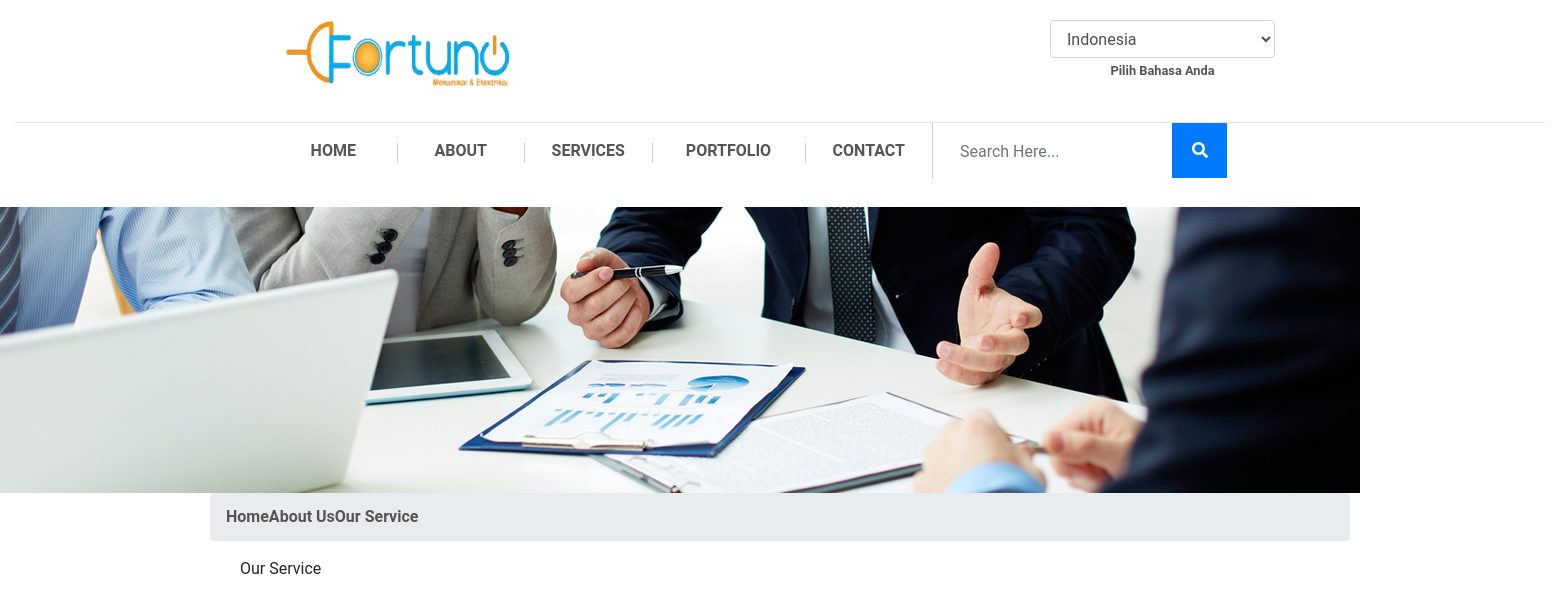
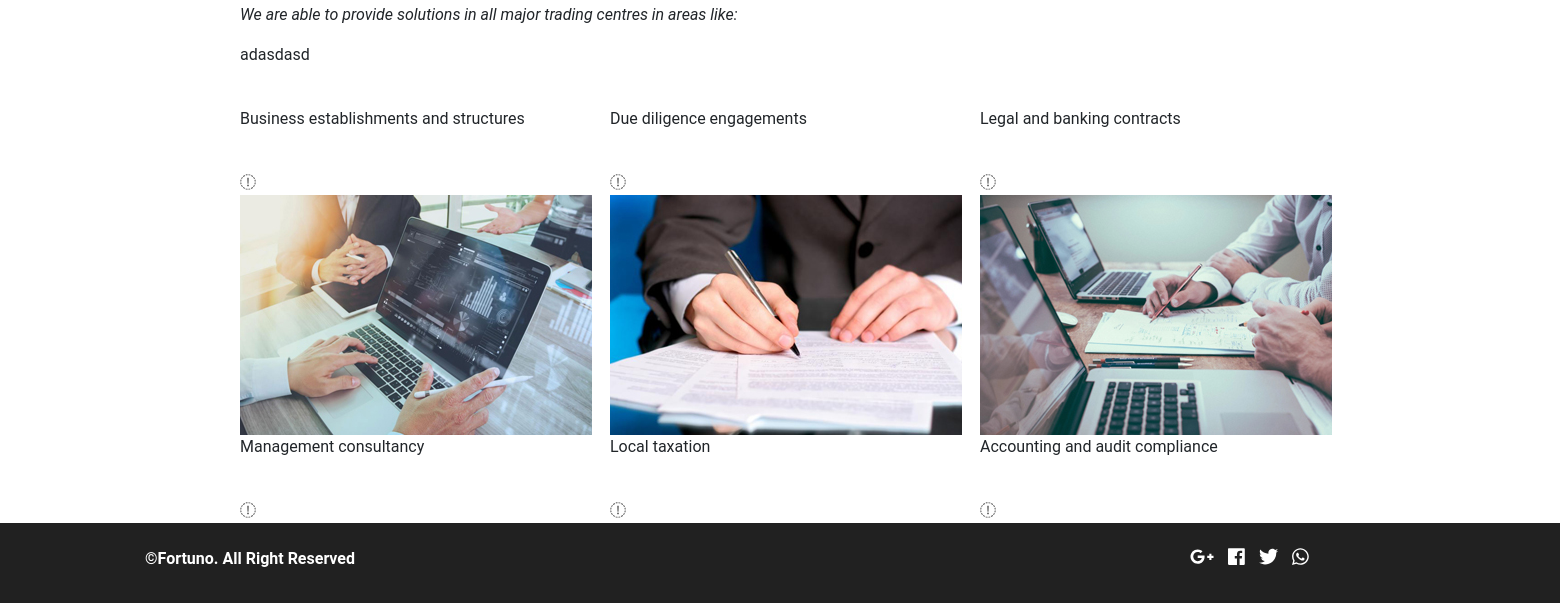
Before: /index.php/service with the older database file (2 pictures, top to bottom).
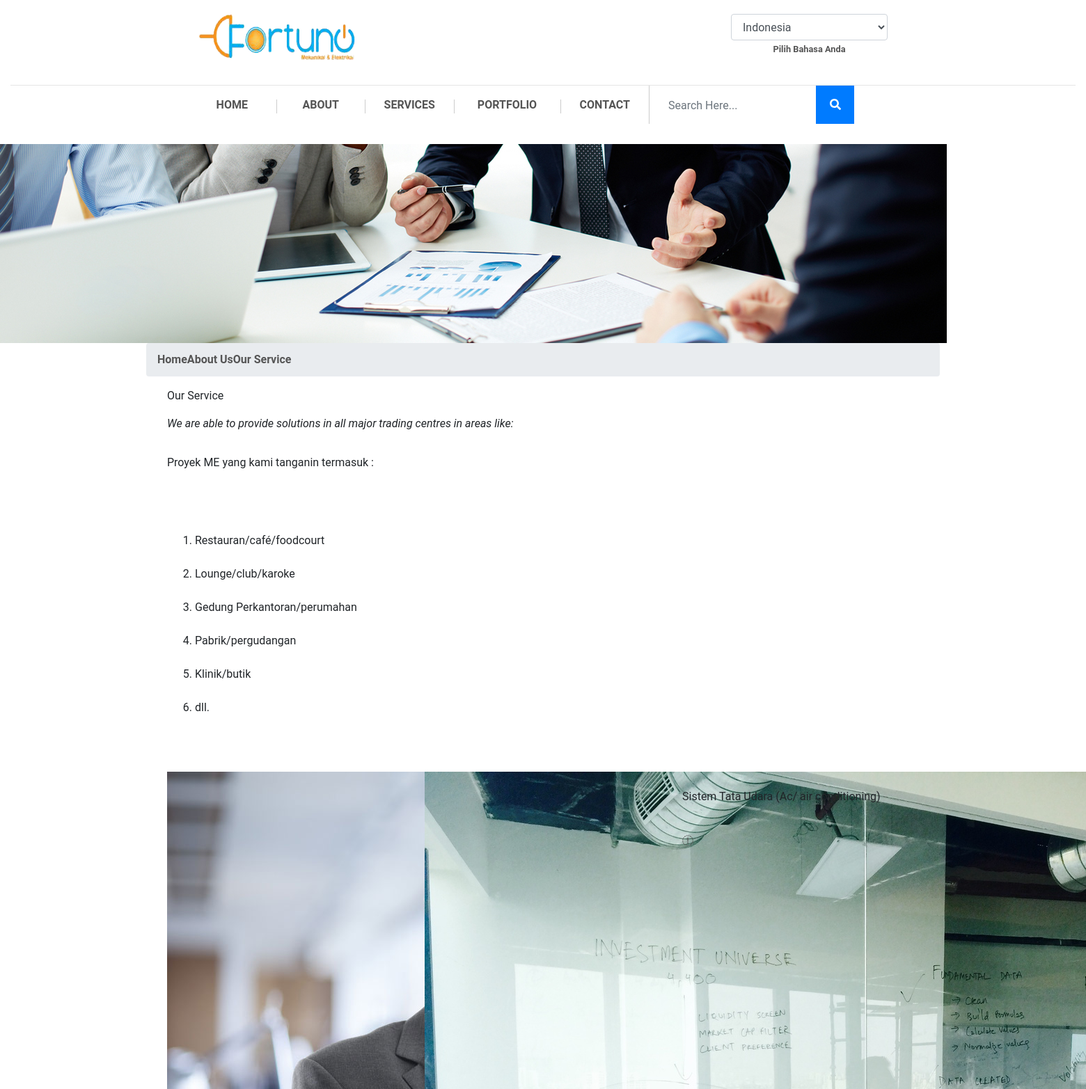
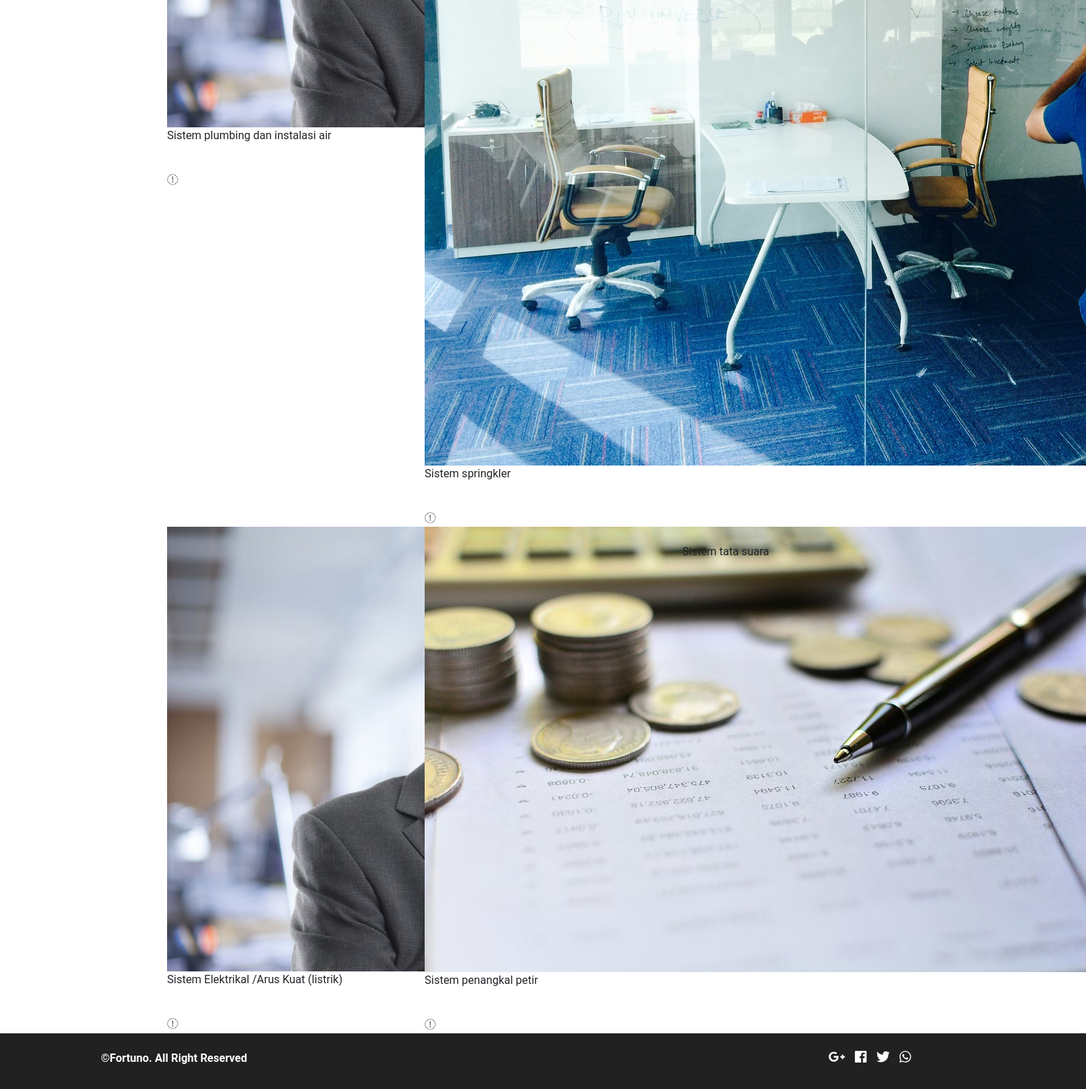
After: the same page with the newer database file (2 pictures, top to bottom).
### tables this page shows
CREATE TABLE `fortu_text` (
  `text_id` int(8) NOT NULL,
  `text_footer` text NOT NULL,
  `text_footer_en` text NOT NULL,
  `text_slide` text NOT NULL,
  `text_slide_en` text NOT NULL,
  `text_quote` text NOT NULL,
  `text_quote_en` text NOT NULL,
  `text_service` text NOT NULL,
  `text_service_en` text NOT NULL,
  `text_portofolio` text NOT NULL,
  `text_portofolio_en` text NOT NULL,
  `text_mecha` text NOT NULL,
  `text_mecha_en` text NOT NULL
);

CREATE TABLE `fortu_services` (
  `services_id` int(11) NOT NULL,
  `catservices_id` int(8) NOT NULL,
  `services_name` varchar(255) NOT NULL,
  `services_name_en` varchar(255) NOT NULL,
  `services_desc` text NOT NULL,
  `services_desc_en` text NOT NULL,
  `services_alt` varchar(255) NOT NULL COMMENT 'alt untuk gambar',
  `services_pub` enum('88','99') NOT NULL COMMENT '99 = publish',
  `services_link` varchar(255) NOT NULL
);

### application/views/index.php (called while the page is built)
<?php
$this->load->view('component/top', isset($top) ? $top : 0);
$this->load->view('component/header', isset($header) ? $header : 0);
$this->load->view($content, isset($component) ? $component : 0);
$this->load->view('component/footer');
$this->load->view('component/bottom', isset($bottom) ? $bottom : 0);

### application/controllers/Service.php (called while the page is built, shortened)
<?php
class Service extends Frontend_Controller {
	public function index()
	{
		$this->data['text'] = $this->text_model->get(1);
		$change = array();
		$services = $this->services_model->get();
		$i=0;
		foreach ($services as $service) {
			$select = array('parent_id' => $service->services_id, 'image_parent_name' => 'services');
			$select['image_seq'] = 0;
			$image = $this->image_model->get_by($select, 1, NULL, TRUE);
			$select['image_seq'] = 1;
			$icon = $this->image_model->get_by($select, 1, NULL, TRUE);
			$change[$i] = (object)array(
				'service_name' => $service->services_name,
				'service_desc' => $service->services_desc,
				'service_link' => $service->services_link,
				'service_image'=> $image->image_name,
				'service_icon' => $icon->image_name,
			);
			$i++;
		}
		$this->data['services'] = $change;
		$this->data['content']	= 'pages/service';
		$this->load->view('index', $this->data);
	}
}

### index.php (called while the page is built, shortened)
<?php
require_once BASEPATH.'core/CodeIgniter.php';

### application/core/MY_Model.php (called while the page is built, shortened)
<?php
class MY_Model extends CI_Model
{
	protected $_table_name;
	protected $_order_by;
	protected $_order_by_type;
	protected $_primary_filter = 'intval';
	protected $_primary_key;
	public function get($id = NULL, $single = FALSE)
	{
		if ($id != NULL) {
			$filter = $this->_primary_filter;
			$id = $filter($id);
			$this->db->where($this->_primary_key, $id);
			$method = 'row';
		}
		elseif ($single == TRUE) {
			$method = 'row';
		}
		else {
			$method = 'result';
		}
		if ($this->_order_by_type) {
			$this->db->order_by($this->_order_by, $this->_order_by_type);
		}
		else {
			$this->db->order_by($this->_order_by);
		}
		return $this->db->get('{PRE}'.$this->_table_name)->$method();
	}
	public function get_by($where = NULL, $limit = NULL, $offset = NULL, $single = FALSE, $select = NULL)
	{
		if ($where != NULL) {
			$this->db->where($where);
		}
		if (($limit) && ($offset)) {
			$this->db->limit($limit, $offset);
		}
		elseif (($limit)) {
			$this->db->limit($limit);
		}
		return $this->get(NULL, $single);
	}
	public function count($where = NULL)
	{
		if ($where) {
			$this->db->where($where);
		}
		$this->db->from('{PRE}'.$this->_table_name);
		return $this->db->count_all_results();
	}
}

### application/views/pages/service.php (the view, shortened to what this page needs)
<section>
  <div class="service">
    <div class="banner-head">
      <img class="img-responsive" src="<?=site_url('dist/img/assets/banner1.jpg')?>" alt="">
      <div class="breadcumb">
        <ul class="breadcrumb container">
          <li><a href="<?=site_url()?>">Home</a></li>
          <li><a href="#">About Us</a></li>
          <li class="aktip"><a href="#">Our Service</a></li>
        </ul>
      </div>
    </div>
    <div class="content-service">
      <div class="container">
        <div class="row">
          <div class="col-lg-12">
            <p>Our Service</p>
            <p><em>We are able to provide solutions in all major trading centres in areas like:</em></p>
          </div>
        </div>
        <div class="row">
          <div class="col-lg-12">
            <p><?=nl2br($text->text_service)?></p>
          </div>
        </div>
        <div class="row">
          <?php foreach ($services as $service): ?>
            <div class="col-lg-4">
              <div class="box-service">
                <img src="<?=site_url("uploads/img/services/$service->service_image")?>" alt="">
                <p><?=$service->service_name?></p>
                <div class="icon"><img src="<?=site_url("uploads/img/services/$service->service_icon")?>" alt=""></div>
                <a href="<?=site_url('our-service/'.$service->service_link)?>">
                  <i class="fa fa-long-arrow-right"></i>
                </a>
              </div>
            </div>
          <?php endforeach; ?>
        </div>
      </div>
    </div>
  </div>
</section>

### application/views/component/top.php (shortened to what this page needs)
<!DOCTYPE html>
<html lang="en">
	<head>
		<link rel="stylesheet" href="<?php echo base_url();?>plugins/bootstrap_new/bootstrap.min.css">
		<link rel="stylesheet" href="<?php echo base_url();?>dist/css/fort.style.css">
		<?php if (isset($top)): ?>
			<?php
			switch ($top) {
				case 'services': ?>
				<link rel="stylesheet" href="<?php echo base_url();?>dist/css/fort.style_services.css">
				<?php break;
			}
			 ?>
		<?php else: ?>
			<link rel="stylesheet" href="<?php echo base_url();?>dist/css/fort.style_home.css">
		<?php endif; ?>
	</head>
<body>

### application/views/component/header.php (shortened to what this page needs)
<header id="beranda">
  <div class="container-fluid header">
    <div class="row">
      <div class="col-md-2"></div>
      <div class="col-md-2 logo">
        <img class="img-fluid" src="<?php echo base_url(); ?>dist/img/assets/logo.png" alt="Fortuno">
      </div>
      <div class="col-md-4"></div>
      <div class="col-md-2">
        <div class="form-group text-center select_language">
          <select class="form-control cursor_pointer" id="select_language">
            <option value="Indonesia">Indonesia</option>
          </select>
          <label for="select_language"><small class="hoverious">Pilih Bahasa Anda</small></label>
        </div>
      </div>
      <div class="col-md-2"></div>
    </div>
    <?php
      $at_index = "";
      $match_url = array(0);
      preg_match('/^\/fortuno\/(|index\.php)$/', $_SERVER['REQUEST_URI'], $match_url);
      if (!isset($match_url[0])) {
        $at_index = base_url();
      }
    ?>
    <nav class="row text-center">
      <div class="col-md-2"></div>
      <div class="col-md-1 nav-list homepage"><a href="<?php echo $at_index; ?>#beranda">HOME</a></div>
      <div class="col-md-1 nav-list about"><a href="<?php echo $at_index; ?>#about">ABOUT</a></div>
      <div class="col-md-1 nav-list services position-relative menu-has-sub"><a href="<?php echo $at_index; ?>#services">SERVICES</a>
      </div>
      <div class="col-md-1 nav-list portfolio"><a href="<?php echo $at_index; ?>#portfolio">PORTFOLIO</a></div>
      <div class="col-md-1 nav-list contact"><a href="<?php echo $at_index; ?>#contact">CONTACT</a></div>
      <div class="col-md-3 text-left search-container">
        <div class="form-group search">
          <input type="text" class="form-control" placeholder="Search Here...">
          <button class="btn btn-primary" type="button" name="button"><i class="fas fa-search"></i></button>
        </div>
      </div>
    </nav>
  </div>
</header>

### application/views/component/footer.php
<footer><br>
  <div class="row">
    <div class="col-md-1"></div>
    <div class="col-md-8 cwhite">
      <strong>&copy;Fortuno. All Right Reserved</strong>
    </div>
    <div class="col-md-2 cwhite medsos">
      <i class="fab fa-google-plus-g medsos-icon"></i>
      <i class="fab fa-facebook medsos-icon"></i>
      <i class="fab fa-twitter medsos-icon"></i>
      <i class="fab fa-whatsapp medsos-icon"></i>
    </div>
    <div class="col-md-1"></div>
  </div>
</footer>

### application/views/component/bottom.php (shortened to what this page needs)
  </body>
</html>

Changed rows visible on the page:
removed fortu_services: services_name "Business establishments and structures"
removed fortu_services: services_name "Due diligence engagements"
removed fortu_services: services_name "Legal and banking contracts"
removed fortu_services: shows a picture, services_name "Management consultancy"
removed fortu_services: shows a picture, services_name "Local taxation"
removed fortu_services: shows a picture, services_name "Accounting and audit compliance"
changed fortu_text: text_service "adasdasd" → "Proyek ME yang kami tanganin termasuk : Restauran/café/foodcourt Lounge/club/karoke Gedung Perkantoran/perumahan Pabrik/pergudangan Klinik/butik dll."
added fortu_services: services_name "Sistem plumbing dan instalasi air"
added fortu_services: shows a picture, services_name "Sistem springkler"
added fortu_services: services_name "Sistem Tata Udara (Ac/ air conditioning)"
added fortu_services: services_name "Sistem Elektrikal /Arus Kuat (listrik)"
added fortu_services: shows a picture, services_name "Sistem penangkal petir"
added fortu_services: services_name "Sistem tata suara"
